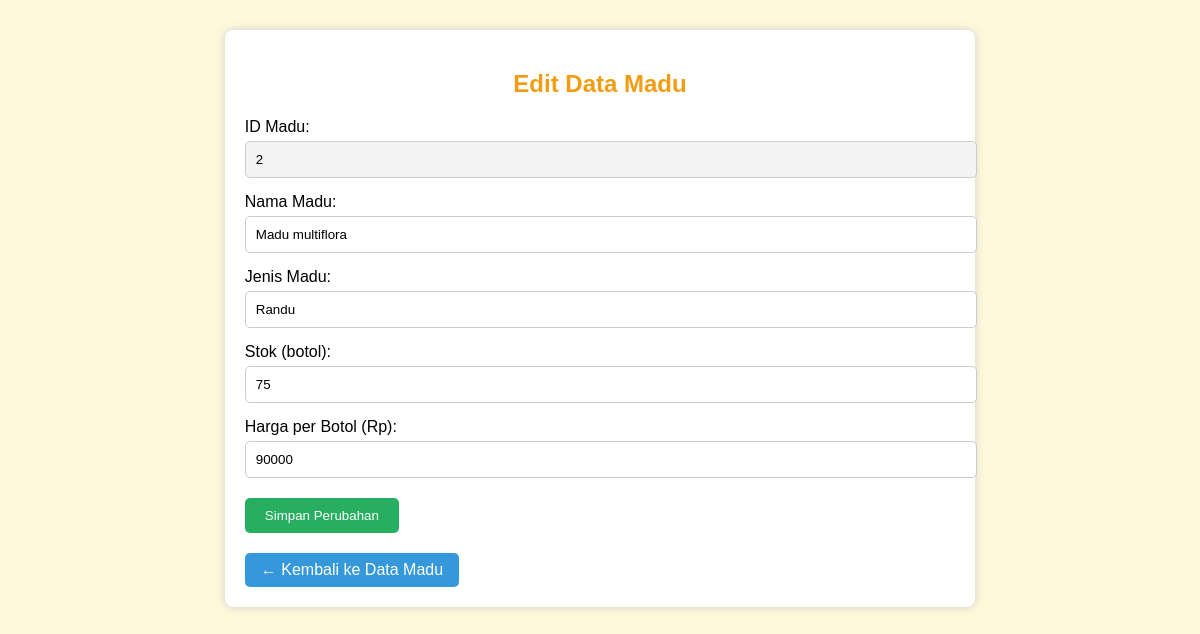
Page /edit_madu.php?id=2 on the committed database.
### tables this page shows
CREATE TABLE `madu` (
  `id_madu` int(11) NOT NULL,
  `nama_madu` varchar(100) NOT NULL,
  `jenis_madu` varchar(50) DEFAULT NULL,
  `harga_per_botol` int(11) DEFAULT NULL,
  `stok` int(11) DEFAULT 0
);

### edit_madu.php (the view, shortened to what this page needs)
<?php
$host = "localhost";
$user = "root";
$pass = "";
$db   = "gudang_madu";
$mysqli = new mysqli($host, $user, $pass, $db);
$id = $_GET['id'];
$query = $mysqli->query("SELECT * FROM madu WHERE id_madu = $id");
$data = $query->fetch_assoc();
?>
<!DOCTYPE html>
<html>
<head>
</head>
<body>
    <div class="container">
        <h2>Edit Data Madu</h2>
        <form method="POST">
            <label>ID Madu:</label>
            <input type="text" value="<?= $data['id_madu'] ?>" readonly>
            <label>Nama Madu:</label>
            <input type="text" name="nama_madu" value="<?= $data['nama_madu'] ?>" required>
            <label>Jenis Madu:</label>
            <input type="text" name="jenis_madu" value="<?= $data['jenis_madu'] ?>" required>
            <label>Stok (botol):</label>
            <input type="number" name="stok" value="<?= $data['stok'] ?>" required>
            <label>Harga per Botol (Rp):</label>
            <input type="number" name="harga_per_botol" value="<?= $data['harga_per_botol'] ?>" required>
            <button type="submit" name="submit">Simpan Perubahan</button>
        </form>
        <a class="btn-kembali" href="madu.php">← Kembali ke Data Madu</a>
    </div>
</body>
</html>

### edit_madu.php (style rules this page uses)
body { font-family: Arial, sans-serif; background-color: #fff9db; }
.container { width: 60%; margin: 30px auto; background: white; padding: 20px; border-radius: 8px; box-shadow: 0 0 10px #ccc; }
h2 { text-align: center; color: #f39c12; }
form label { display: block; margin-top: 15px; }
input[type="text"], input[type="number"] { width: 100%; padding: 10px; margin-top: 5px; border-radius: 5px; border: 1px solid #ccc; }
input[readonly] { background-color: #f4f4f4; }
button { margin-top: 20px; padding: 10px 20px; background-color: #27ae60; color: white; border: none; border-radius: 5px; }
a.btn-kembali { display: inline-block; margin-top: 20px; background-color: #3498db; padding: 8px 16px; color: white; text-decoration: none; border-radius: 5px; }

### rows in the picture
madu: id_madu "2", nama_madu "Madu multiflora", jenis_madu "Randu", stok "75", harga_per_botol "90000"
